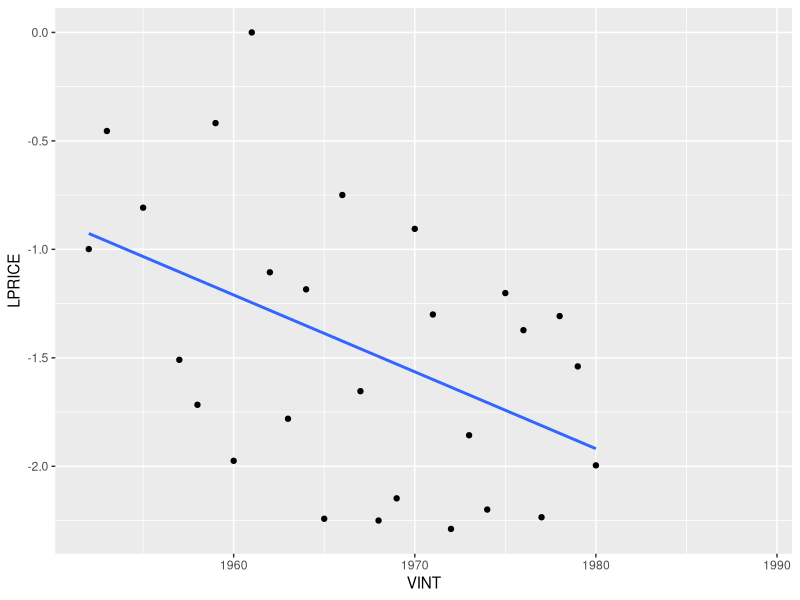
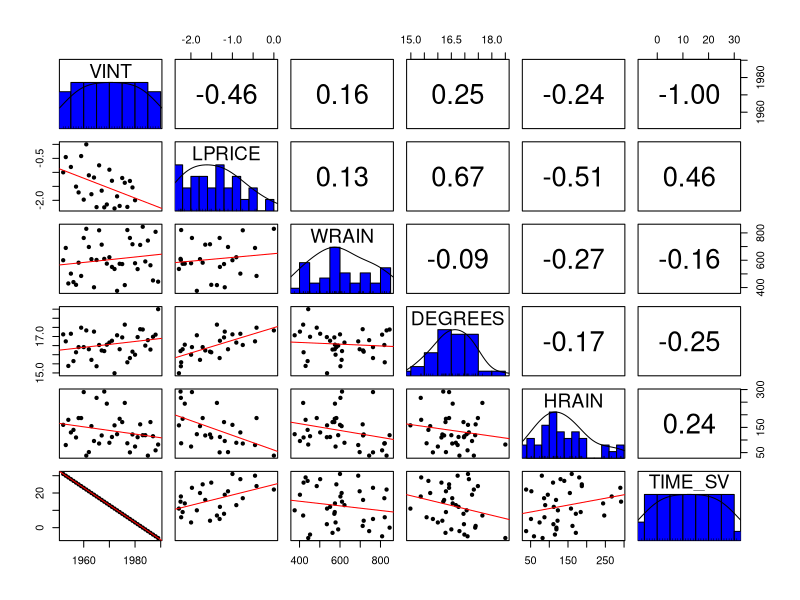
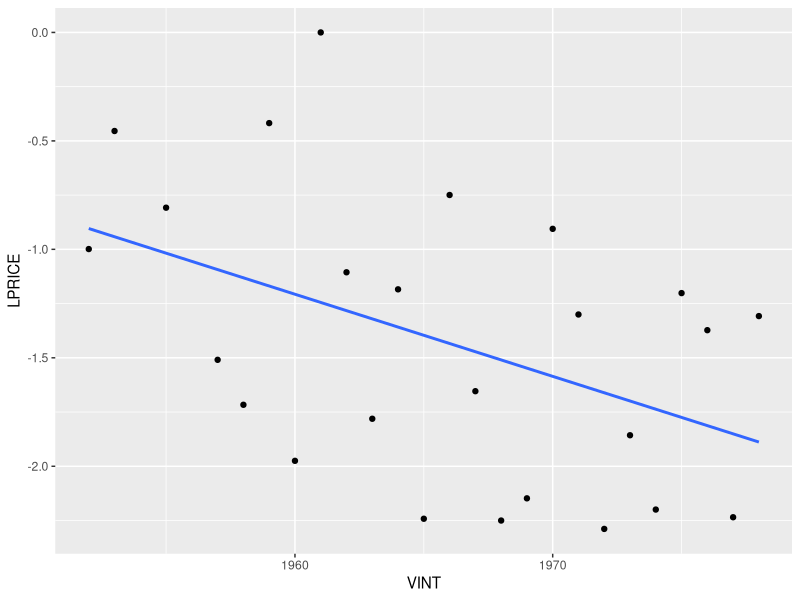
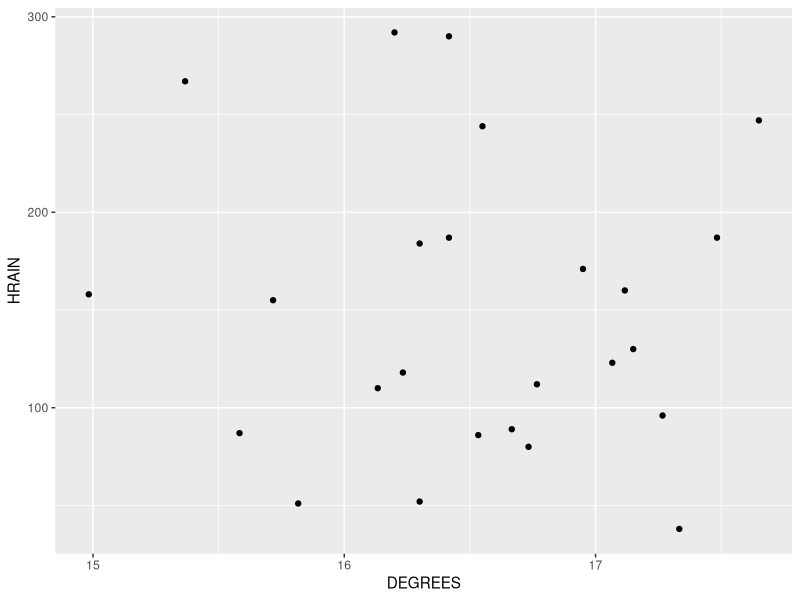
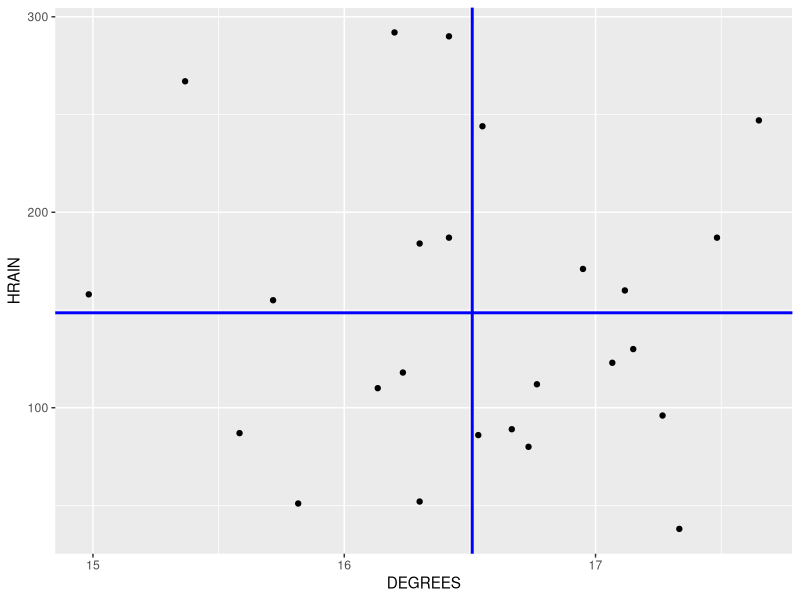
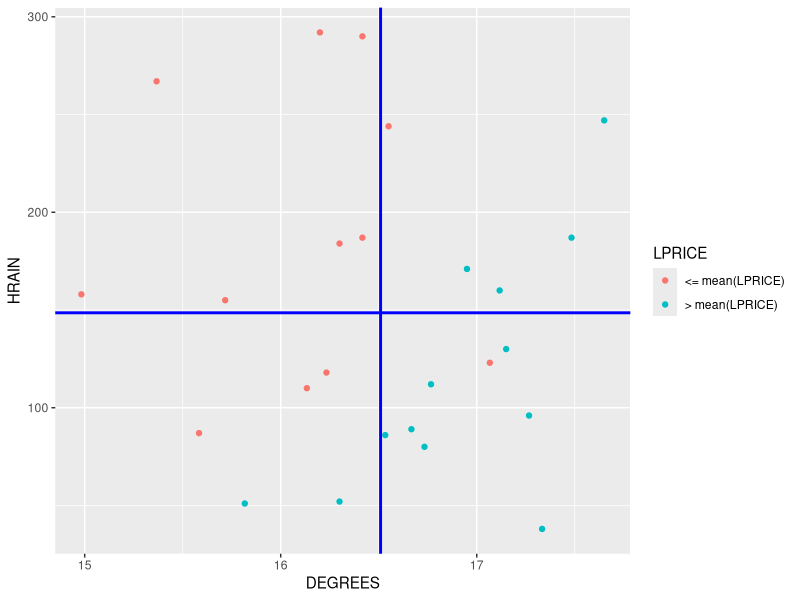
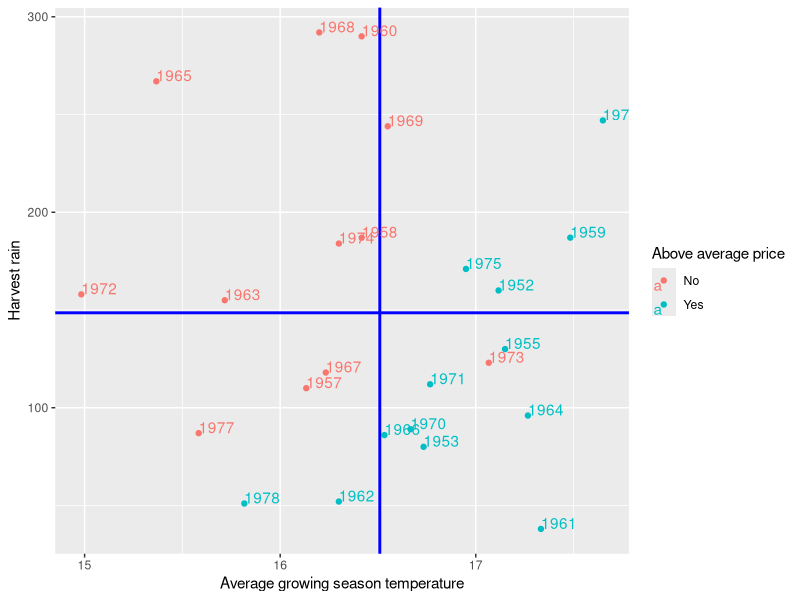
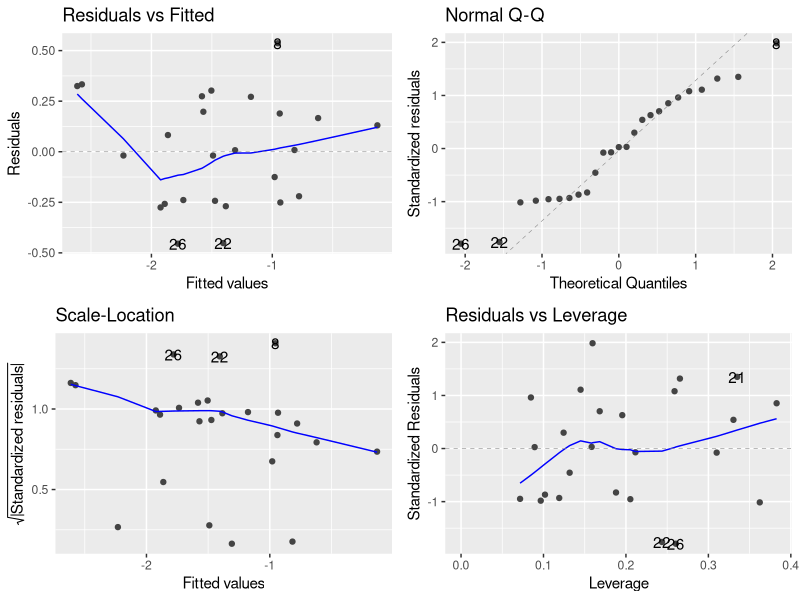

R code for these plots, in order:
## ---- chunk 1
rm(list=ls())
#install.packages("ggplot2")
#install.packages("psych")
#install.packages("ggfortify")
library("ggplot2")
library("psych")
library("ggfortify")
## ---- chunk 2
wine <- read.csv("wine.csv")
str(wine)
summary(wine)
## ---- chunk 3
is.na(wine)
## ---- chunk 4
ggplot(wine, aes(VINT,LPRICE)) + geom_point(na.rm=T)+geom_smooth(method="lm",na.rm=T,se=F)
## ---- chunk 5
pairs.panels(wine,ellipses = F, lm =T, breaks=10, hist.col="blue")  ## uses the psych package
## ggpairs(wine) #uses the GGally package
## pairs(wine)
## ---- chunk 6
winetrain <- subset(wine,wine$VINT<=1978 & !is.na(wine$LPRICE))
winetrain
winetest <- subset(wine,wine$VINT>1978)
winetest
## ---- chunk 7
?lm
model1  <- lm(LPRICE~VINT,data=winetrain)
model1
summary(model1)
#autoplot(...) # uses the ggfortify package
## ---- chunk 8
ggplot(winetrain, aes(VINT,LPRICE))+geom_point(na.rm=T)+ geom_smooth(method="lm",na.rm = T,se=F)
## ---- chunk 9
model1$residuals
sse1 <- sum(model1$residuals^2)
sst1 <- sum((winetrain$LPRICE-mean(winetrain$LPRICE))^2)
R2<-1 - sse1/sst1  ### we did a direct computation but our model also gives an answer
R2
## ---- chunk 10
model2  <- lm(LPRICE~WRAIN,data=winetrain)
summary(model2)
## ---- chunk 11
model3  <- lm(LPRICE~HRAIN,data=winetrain)
summary(model3)
## ---- chunk 12
model4  <- lm(LPRICE~DEGREES,data=winetrain)
summary(model4)
## ---- chunk 13
ggplot(winetrain,aes(DEGREES,HRAIN))+geom_point()

ggplot(winetrain,aes(DEGREES,HRAIN))+geom_point()+geom_vline(xintercept=mean(winetrain$DEGREES),color="blue",lwd=1) + geom_hline(yintercept=mean(winetrain$HRAIN),color="blue",lwd=1)
## ---- chunk 14
br<-mean(winetrain$LPRICE)
br
ggplot(winetrain,aes(DEGREES,HRAIN,color=cut(LPRICE,c(-Inf,-1.42,Inf))))+geom_point(na.rm=T) + scale_color_discrete(name = "LPRICE", labels = c("<= mean(LPRICE)", "> mean(LPRICE)"))+geom_vline(xintercept=mean(winetrain$DEGREES),color="blue",lwd=1) + geom_hline(yintercept=mean(winetrain$HRAIN),color="blue",lwd=1)
## ---- chunk 15
ggplot(winetrain,aes(DEGREES,HRAIN,color=cut(LPRICE,c(-Inf,-1.42,Inf)),label=VINT))+geom_point(na.rm=T) + scale_color_discrete(name = "Above average price", labels = c("No", "Yes"))+geom_vline(xintercept=mean(winetrain$DEGREES),color="blue",lwd=1) + geom_hline(yintercept=mean(winetrain$HRAIN),color="blue",lwd=1) + geom_text(aes(label=VINT),hjust=0, vjust=0) + xlab("Average growing season temperature") + ylab("Harvest rain")


#ggplot(winetrain,aes(DEGREES,HRAIN,color=LPRICE,label=VINT))+geom_point(na.rm=T)+geom_vline(xintercept=mean(winetrain$DEGREES),color="blue",lwd=1) + geom_hline(yintercept=mean(winetrain$HRAIN),color="blue",lwd=1) + geom_text(aes(label=VINT),hjust=0, vjust=0) + xlab("Average growing season temperature") + ylab("Harvest rain")


#ggsave("HrainTemp.png", width = 10, height = 7)
## ---- chunk 16
model5  <- lm(LPRICE~HRAIN+DEGREES,data=winetrain)
summary(model5)
## ---- chunk 17
model6  <- lm(LPRICE~.,data=winetrain)
summary(model6)
cor(winetrain)
## ---- chunk 18
model7  <- lm(LPRICE~VINT+HRAIN+WRAIN+DEGREES,data=winetrain)
summary(model7)
autoplot(model7) ## ggfortify
plot(model7)
## ---- chunk 19
model7alt <- lm(LPRICE~WRAIN+DEGREES+HRAIN,data=winetrain)
summary(model7alt)
## ---- chunk 20
model4$coefficients
#model4$residuals
confint(model4)
confint(model4,level=0.99) ## End of class Sep 30
## ---- chunk 21
str(winetest)
wineprediction7 <- predict(model7, newdata=winetest)
wineprediction7
cbind(c(1979,1980),wine$LPRICE[28:29],wineprediction7[1:2])
exp(cbind(wine$LPRICE[28:29],wineprediction7[1:2]))
## ---- chunk 22
sst <-sum((winetest$LPRICE[1:2]-mean(winetrain$LPRICE))^2) ## winetrain instead of winetest in this case due to small test set

sse7 <- sum((wineprediction7[1:2]-winetest$LPRICE[1:2])^2)

R2_7<- 1-sse7/sst
R2_7

wineprediction4 <- predict(model4,newdata=winetest) ## prediction with Model 4
sse4 <- sum((wineprediction4[1:2]-winetest$LPRICE[1:2])^2)
R2_4<- 1-sse4/sst
R2_4

wineprediction5 <- predict(model5,newdata=winetest) ## prediction with Model 5
sse5 <- sum((wineprediction5[1:2]-winetest$LPRICE[1:2])^2)
R2_5<-1-sse5/sst
R2_5

## ---- chunk 23
library(ggplot2)

ggplot(wine,aes(LPRICE))+geom_histogram(bins=8,na.rm=T,color="black",fill="lightblue")
ggplot(wine,aes(exp(LPRICE)))+geom_histogram(bins=8,na.rm=T,color="black",fill="lightblue")

#hist(wine$LPRICE)
#hist(exp(wine$LPRICE))
